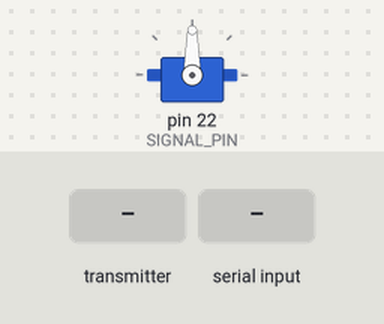
The sketch below on a simulated Arduino Mega 2560, built with avr-gcc and run on an emulated ATmega2560. Parts: servo. The test bench sets the inputs (shaded band). What the sketch prints to the serial monitor is not drawn.

Above: at 1.2 s.
1.3 s: the transmitter starts sending readChannel.1 = 1000
At 3.2 s:
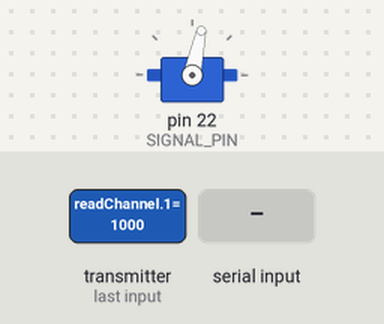
4.3 s: "2" received over Serial
7.3 s: the transmitter starts sending readChannel.1 = 1500
At 7.8 s:
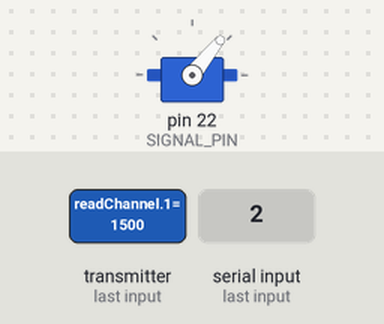
8.8 s: the transmitter starts sending readChannel.1 = 1250
At 10.7 s:
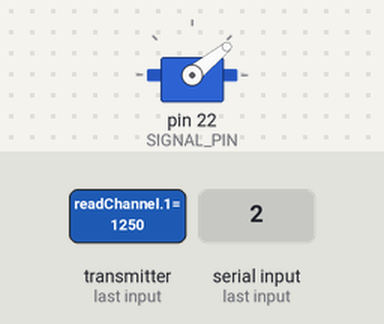
14.8 s: "1" received over Serial
Timing chart, 0 to 18.8 s (numbered marks = the images above; inputs shaded):
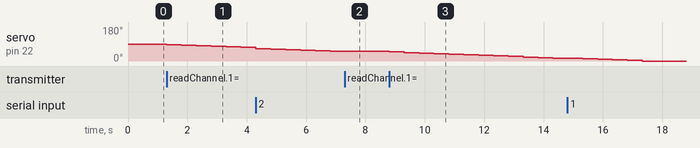

Measured:
- after the input at 1.3 s, servo on pin 22 (SIGNAL_PIN): moves from 90° to 72° over 2.5 s, starting at once
- after the input at 7.3 s, servo on pin 22 (SIGNAL_PIN): stays 51° (without the input it goes to 48° after 0.02 s)
- after the input at 8.8 s, servo on pin 22 (SIGNAL_PIN): moves from 51° to 15° over 5.5 s, starting at once

The sketch:

asmc-04b.ino
```cpp
/* Circuit Connections

Jumper::::::
0(p   p)(b2)  0 0 0
0(b1 b1)(b2)  S + -
Arduino::::: 22 + -
*/

#include <Servo.h>
#include <IBusBM.h>

// ----- RC Input -----
IBusBM ibus;

// ----- Servo Motor -----
const int SIGNAL_PIN = 22;
Servo myServo;
const int CENTER_POS = 90; // Center position
const int ROTATE_ANGLE = 3; // Degrees to rotate

// ----- Variables -----
char inChar = 0;             // Serial character input
bool commandSet = false;     // Track whether any command was activated
const int speedMin = 255;
int currentAngle = CENTER_POS; // Track current servo angle
unsigned long lastMoveTime = 0;
const unsigned long moveInterval = 500; // milliseconds between moves


void setup() {
  myServo.attach(SIGNAL_PIN);
  myServo.write(CENTER_POS); // Start at center
  Serial.begin(115200);
  Serial.println("Enter 1 for +30°, 2 for -30°:");

  // Start serial communication
  Serial.begin(115200);
  ibus.begin(Serial1);      // iBUS RX on Serial1 (Pin 19 on Mega)
}


// ===== MAIN LOOP =====
void loop() {
  commandSet = false;

  // --- Check Serial Command ---
  if (Serial.available()) {
    delay(10);
    inChar = (char)Serial.read();

    switch (inChar) {
      case '0': stopMotor();       break;
      case '1': forward(); break;
      case '2': reverse(); break;
    }

    commandSet = true;
  }

  // --- RC Input Check (Priority Only If No Serial Command Issued) ---
  if (!commandSet) {
    int ch2Value = ibus.readChannel(1); // CH2 (Throttle)
    bool rcAction = false;

    unsigned long now = millis();
    if (now - lastMoveTime > moveInterval) {
      if (ch2Value >= 1000 && ch2Value <= 1250) {
        reverse();
        rcAction = true;
        lastMoveTime = now;
      } else if (ch2Value >= 1750 && ch2Value <= 2000) {
        forward();
        rcAction = true;
        lastMoveTime = now;
      }
    }

    if (!rcAction) {
      stopMotor();
    }
  }
}

// Motor control functions
void forward() {
  currentAngle += ROTATE_ANGLE;
  if (currentAngle > 180) currentAngle = 180; // Limit to max angle
  myServo.write(currentAngle);
  Serial.print("Rotated to ");
  Serial.println(currentAngle);
}

void reverse() {
  currentAngle -= ROTATE_ANGLE;
  if (currentAngle < 0) currentAngle = 0; // Limit to min angle
  myServo.write(currentAngle);
  Serial.print("Rotated to ");
  Serial.println(currentAngle);
}

void stopMotor() {
  // Optionally return to center or hold position
  // myServo.write(CENTER_POS);
  Serial.println("Command: Stop");
}
```
